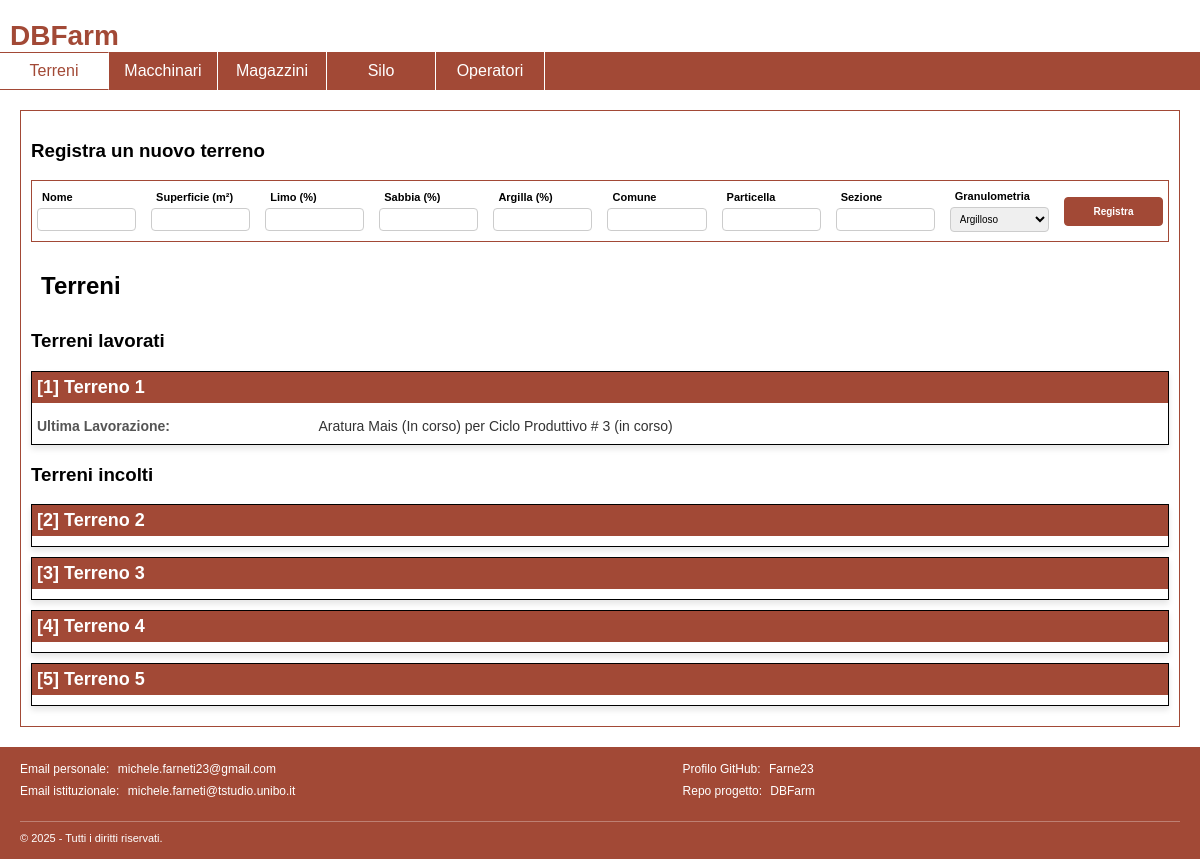
The page /terreni.php on the database its author committed.
### tables this page shows
CREATE TABLE terreni (
    idTerreno INT AUTO_INCREMENT PRIMARY KEY,
    nome VARCHAR(255) UNIQUE,
    superficie DECIMAL(10,2) NOT NULL,
    perc_limo DECIMAL(5,2) NOT NULL,
    perc_sabbia DECIMAL(5,2) NOT NULL,
    perc_argilla DECIMAL(5,2) NOT NULL,
    granulometria VARCHAR(255) NOT NULL,
    idCicloProduttivo INT ,
    numero_lavorazione INT,
    FOREIGN KEY (granulometria) REFERENCES granulometrie(nome_granulometria)
);

CREATE TABLE lavorazioni (
    idCicloProduttivo INT NOT NULL,
    numero_lavorazione INT NOT NULL,
    categoria VARCHAR(255) NOT NULL,
    data_inizio DATE NOT NULL,
    data_fine DATE,
    PRIMARY KEY (idCicloProduttivo, numero_lavorazione),
    FOREIGN KEY (idCicloProduttivo) REFERENCES cicli_produttivi(idCicloProduttivo),
    FOREIGN KEY (categoria) REFERENCES categorie_lavorazioni(nome_categoria)
);

CREATE TABLE cicli_produttivi (
    idCicloProduttivo INT AUTO_INCREMENT PRIMARY KEY,
    idTerreno INT NOT NULL,
    coltura_coltivata VARCHAR(255) NOT NULL,
    data_inizio DATE NOT NULL,
    data_fine DATE,
    bilancio DECIMAL(10,2) NOT NULL,
    proprietario VARCHAR(255),
    costo DECIMAL(10,2),
    FOREIGN KEY (idTerreno) REFERENCES terreni(idTerreno),
    FOREIGN KEY (coltura_coltivata) REFERENCES colture(nome_coltura)
);

### terreni.php (called while the page is built, shortened)
<?php
require_once 'bootstrap.php';
require 'template/base.php';
?>

### database/database.php (called while the page is built, shortened)
<?php
class DatabaseHelper
{
    private $db;
    public function __construct($servername, $username, $password, $dbname, $port)
    {
        $this->db = new mysqli($servername, $username, $password, $dbname, $port);
    }
    public function getGranulometrie()
    {
        $stmt = $this->db->prepare("SELECT nome_granulometria FROM granulometrie");
        $stmt->execute();
        $result = $stmt->get_result();
        return $result->fetch_all(MYSQLI_ASSOC);
    }
    public function getListaTerreniLavorati()
    {
        $stmt = $this->db->prepare("SELECT
            terreni.idTerreno,
            terreni.nome,
            lavorazioni.categoria,
            cicli_produttivi.coltura_coltivata,
            lavorazioni.idCicloProduttivo,
            IF(lavorazioni.data_fine IS NULL, 'In corso', 'Completata') AS 'stato lavorazione',
            IF(cicli_produttivi.data_fine IS NULL, 'in corso', 'Completato') AS 'stato ciclo produttivo'
        FROM
            terreni
        INNER JOIN
            lavorazioni ON (terreni.idCicloProduttivo = lavorazioni.idCicloProduttivo AND terreni.numero_lavorazione = lavorazioni.numero_lavorazione)
        INNER JOIN
            cicli_produttivi ON lavorazioni.idCicloProduttivo = cicli_produttivi.idCicloProduttivo;");
        $stmt->execute();
        $result = $stmt->get_result();
        return $result->fetch_all(MYSQLI_ASSOC);
    }
    public function getListaTerreniIncolti()
    {
        $stmt = $this->db->prepare("SELECT
        terreni.nome,
        terreni.idTerreno
        FROM terreni
        WHERE terreni.idTerreno NOT IN(SELECT
            terreni.idTerreno
            FROM
            terreni
            INNER JOIN
            lavorazioni ON (terreni.idCicloProduttivo = lavorazioni.idCicloProduttivo AND terreni.numero_lavorazione = lavorazioni.numero_lavorazione)
            INNER JOIN
            cicli_produttivi ON lavorazioni.idCicloProduttivo = cicli_produttivi.idCicloProduttivo);");
        $stmt->execute();
        $result = $stmt->get_result();
        return $result->fetch_all(MYSQLI_ASSOC);
    }
}
?>

### bootstrap.php (called while the page is built, shortened)
<?php
require_once("database/database.php");
$dbh = new DatabaseHelper("localhost", "root", "", "DBFarm", 3306);
?>

### terreni-main.php (the view)
<?php
require_once 'bootstrap.php';
$Granulometrie = $dbh->getGranulometrie();
?>
<section>
    <h3>
        Registra un nuovo terreno
    </h3>
    <form id="newTerrenoForm">
        <div id="newTerrenoInput" class="input-line">
            <div class="input-group">
                <label for="nomeNewTerreno">Nome</label>
                <input id="nomeNewTerreno" type="text" required minlength="3" maxlength="50" pattern="[A-Za-z0-9\s]+"
                    title="Il nome deve contenere solo caratteri alfanumerici e spazi, da 3 a 50 caratteri." />
            </div>
            <div class="input-group">
                <label for="superficieNewTerreno">Superficie (m²)</label>
                <input id="superficieNewTerreno" type="number" required min="1" step="0.01"
                    title="Inserire un valore numerico positivo per la superficie." />
            </div>
            <div class="input-group">
                <label for="limo">Limo (%)</label>
                <input id="limo" type="number" required min="0" max="100" step="0.01"
                    title="Inserire una percentuale compresa tra 0 e 100." />
            </div>
            <div class="input-group">
                <label for="sabbia">Sabbia (%)</label>
                <input id="sabbia" type="number" required min="0" max="100" step="0.01"
                    title="Inserire una percentuale compresa tra 0 e 100." />
            </div>
            <div class="input-group">
                <label for="argilla">Argilla (%)</label>
                <input id="argilla" type="number" required min="0" max="100" step="0.01"
                    title="Inserire una percentuale compresa tra 0 e 100." />
            </div>
            <div class="input-group">
                <label for="comune">Comune</label>
                <input id="comune" type="text" required minlength="2" maxlength="50" pattern="[A-Za-z\s]+"
                    title="Inserire un nome di comune valido (solo lettere e spazi, minimo 2 caratteri)." />
            </div>
            <div class="input-group">
                <label for="particella">Particella</label>
                <input id="particella" type="text" required minlength="1" maxlength="20" pattern="[A-Za-z0-9\-]+"
                    title="Inserire un codice particella valido (caratteri alfanumerici e trattini)." />
            </div>
            <div class="input-group">
                <label for="sezione">Sezione</label>
                <input id="sezione" type="text" required minlength="1" maxlength="5" pattern="[A-Za-z0-9]+"
                    title="Inserire un codice sezione valido (caratteri alfanumerici, massimo 5 caratteri)." />
            </div>
            <div class="input-group">
                <label for="granulometriaNewTerreno">Granulometria</label>
                <select id="granulometriaNewTerreno" name="granulometria" required>
                    <?php
                    foreach ($Granulometrie as $granulometria) {
                        echo '<option value="' . $granulometria["nome_granulometria"] . '">' . $granulometria["nome_granulometria"] . '</option>';
                    }
                    ?>
                </select>
            </div>
            <div class="input-group">
                <input id="newTerreno" type="submit" value="Registra" class="orange-on-white" />
            </div>
        </div>
    </form>
    <h2>
        Terreni
    </h2>
</section>
<section id="terreniLavorati">
    <?php
        include 'api/lista-terreni.php';
    ?>
</section>

### api/lista-terreni.php
<?php
if (file_exists('../bootstrap.php')) {
    require_once '../bootstrap.php';
} else {
    require_once 'bootstrap.php';
}
$terreniLavorati = $dbh->getListaTerreniLavorati();
$terreniIncolti = $dbh->getListaTerreniIncolti();
?>
<h3>Terreni lavorati</h3>
<ul class="terreni-list">
    <?php foreach ($terreniLavorati as $terreno): ?>
        <li onclick="location.href='dettagli-terreno.php?id=<?= htmlspecialchars($terreno['idTerreno']) ?>'">
            <div class="terreno-header orange-on-white">
                <strong>[<?= htmlspecialchars($terreno['idTerreno']) ?>] <?= htmlspecialchars($terreno['nome']) ?></strong>
            </div>
            <div class="terreno-details">
                <span>Ultima Lavorazione:</span>
                <?= htmlspecialchars($terreno['categoria']) ?>
                <?= htmlspecialchars($terreno['coltura_coltivata']) ?>
                (<?= htmlspecialchars($terreno['stato lavorazione']) ?>)
                per Ciclo Produttivo # <?= htmlspecialchars($terreno['idCicloProduttivo']) ?>
                (<?= htmlspecialchars($terreno['stato ciclo produttivo']) ?>)
            </div>
        </li>
    <?php endforeach; ?>
</ul>
<h3>Terreni incolti</h3>
<ul class="terreni-list">
    <?php foreach ($terreniIncolti as $terreno): ?>
        <li onclick="location.href='dettagli-terreno.php?id=<?= htmlspecialchars($terreno['idTerreno']) ?>'">
            <div class="terreno-header orange-on-white">
                <strong>[<?= htmlspecialchars($terreno['idTerreno']) ?>] <?= htmlspecialchars($terreno['nome']) ?></strong>
        </li>
    <?php endforeach; ?>
</ul>

### style/styles.css (style rules this page uses)
body { font-family: "Trebuchet MS", Helvetica, sans-serif; }
body, ul, h1 { padding: 0px; margin: 0px; }
ul { list-style: none; }
main>section>ul>li { border: 1px solid #A24936; margin: 10px; }
main>section>ul>li>div { display: flex; flex-direction: row; }
main>section>ul>li>div>span { font-size: 14px; width: 25%; }
main>section>ul>li>div:first-of-type { padding: 5px 5px; }
.orange-on-white { background-color: #A24936; color: white; }
.input-line { display: flex; gap: 5px; align-items: flex-start; border: 1px solid #A24936; }
.input-group { display: flex; flex-direction: column; align-items: left; justify-content: center; width: 100px; padding: 5px; height: 50px; }
.input-group label { margin-bottom: 5px; font-weight: bold; font-size: 11px; padding-left: 5px; }
.input-group input, .input-group select { padding: 5px; font-size: 10px; border: 1px solid #ccc; border-radius: 4px; width: 100%; box-sizing: border-box; }
.input-group:last-of-type { margin-left: auto; }
input[type="submit"], input[type="button"], button, #formMacchinario button[type="submit"] { border: none; cursor: pointer; padding: 8px 12px; border-radius: 4px; font-weight: bold; border: 1px solid #A24936; }
.terreni-list { list-style: none; padding: 0; margin: 0; }
.terreni-list li { border: 1px solid black; margin: 10px 0; background-color: #fff; box-shadow: 0 4px 6px rgba(0, 0, 0, 0.1); transition: transform 0.2s, box-shadow 0.2s; cursor: pointer; }
.terreno-header { padding: 10px; font-size: 18px; margin-bottom: 10px; }
.terreno-details { color: #333; font-size: 14px; margin: 5px 0; padding: 5px; }
.terreno-details span { font-weight: bold; color: #555; }
.terreni-list li { text-decoration: none; }
h2 { padding: 10px; }

### rows shown on the page
terreni: idTerreno "1", nome "Terreno 1", lavorazioni.categoria "Aratura", cicli_produttivi.coltura_coltivata "Mais", stato "In corso", lavorazioni.idCicloProduttivo "3", stato "in corso"
terreni: idTerreno "2", nome "Terreno 2"
terreni: idTerreno "3", nome "Terreno 3"
terreni: idTerreno "4", nome "Terreno 4"
terreni: idTerreno "5", nome "Terreno 5"

### other values the page prints
form field granulometria "Argilloso"
